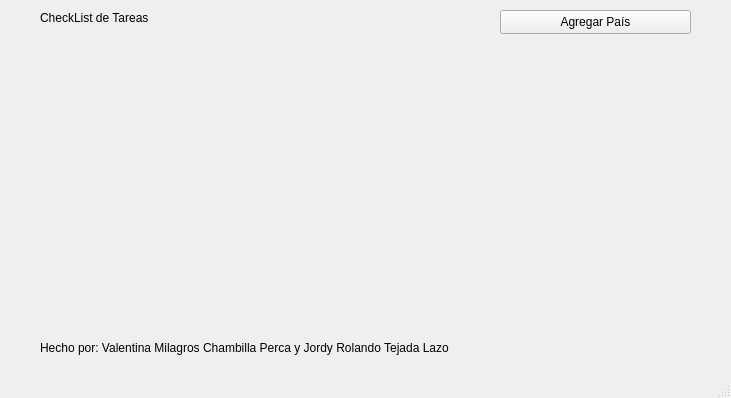
<?xml version="1.0" encoding="UTF-8"?>
<ui version="4.0">
 <class>MainWindow</class>
 <widget class="QMainWindow" name="MainWindow">
  <property name="geometry">
   <rect>
    <x>0</x>
    <y>0</y>
    <width>731</width>
    <height>398</height>
   </rect>
  </property>
  <property name="windowTitle">
   <string>MainWindow</string>
  </property>
  <widget class="QWidget" name="centralwidget">
   <widget class="QLabel" name="statusLabel">
    <property name="geometry">
     <rect>
      <x>40</x>
      <y>10</y>
      <width>281</width>
      <height>16</height>
     </rect>
    </property>
    <property name="text">
     <string>CheckList de Tareas</string>
    </property>
   </widget>
   <widget class="QPushButton" name="addTaskButton">
    <property name="geometry">
     <rect>
      <x>500</x>
      <y>10</y>
      <width>191</width>
      <height>24</height>
     </rect>
    </property>
    <property name="text">
     <string>Agregar País</string>
    </property>
   </widget>
   <widget class="QWidget" name="verticalLayoutWidget">
    <property name="geometry">
     <rect>
      <x>40</x>
      <y>50</y>
      <width>651</width>
      <height>271</height>
     </rect>
    </property>
    <layout class="QVBoxLayout" name="tasksLayout"/>
   </widget>
   <widget class="QLabel" name="label">
    <property name="geometry">
     <rect>
      <x>40</x>
      <y>340</y>
      <width>651</width>
      <height>16</height>
     </rect>
    </property>
    <property name="text">
     <string>Hecho por: Valentina Milagros Chambilla Perca y Jordy Rolando Tejada Lazo</string>
    </property>
   </widget>
  </widget>
  <widget class="QMenuBar" name="menubar">
   <property name="geometry">
    <rect>
     <x>0</x>
     <y>0</y>
     <width>731</width>
     <height>21</height>
    </rect>
   </property>
  </widget>
  <widget class="QStatusBar" name="statusbar"/>
 </widget>
 <resources/>
 <connections/>
</ui>
